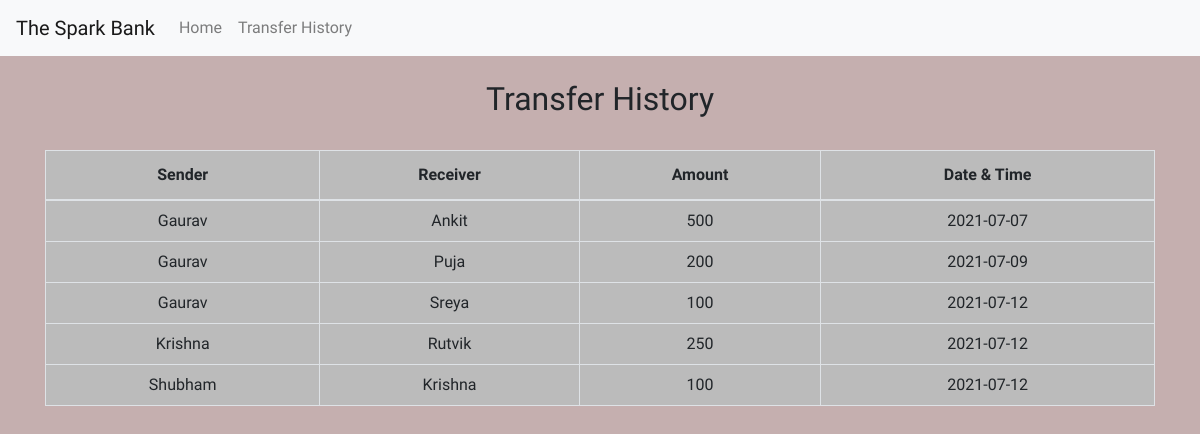
/transactionhistory.php, run on an earlier commit of the app's database.
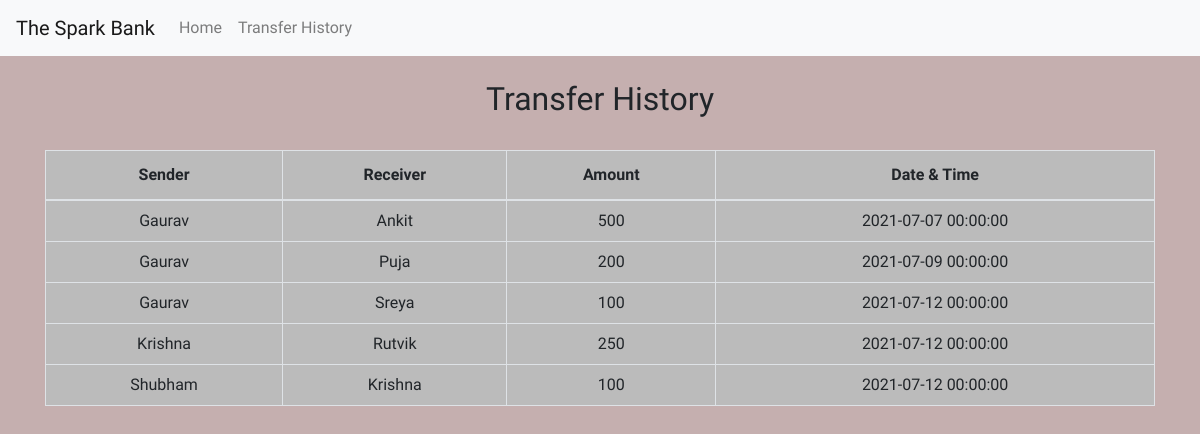
And on a later commit of the database.
### tables this page shows
CREATE TABLE `transaction` (
  `sno` int(5) NOT NULL,
  `sender` text NOT NULL,
  `receiver` text NOT NULL,
  `balance` int(9) NOT NULL,
  `datetime` datetime NOT NULL DEFAULT current_timestamp()
);

### transactionhistory.php (the view, shortened to what this page needs)
<!DOCTYPE html>
<html lang="en">
<head>
    <link rel="stylesheet" href="https://stackpath.bootstrapcdn.com/bootstrap/4.5.2/css/bootstrap.min.css">
</head>
<body>
<?php
  include 'components/navbar.php';
?>
	<div class="container">
        <h2 class="text-center pt-4">Transfer History</h2>
       <br>
       <div class="table-responsive-sm">
    <table class="table table-hover table-striped table-condensed table-bordered">
        <thead>
            <tr>
                <th class="text-center">Sender</th>
                <th class="text-center">Receiver</th>
                <th class="text-center">Amount</th>
                <th class="text-center">Date & Time</th>
            </tr>
        </thead>
        <tbody>
        <?php
            include 'config.php';
            $sql ="select * from transaction";
            $query =mysqli_query($conn, $sql);
            while($rows = mysqli_fetch_assoc($query))
            {
        ?>
            <tr>
            <td class="py-2"><?php echo $rows['sender']; ?></td>
            <td class="py-2"><?php echo $rows['receiver']; ?></td>
            <td class="py-2"><?php echo $rows['balance']; ?> </td>
            <td class="py-2"><?php echo $rows['datetime']; ?> </td>
        <?php
            }
        ?>
        </tbody>
    </table>
    </div>
</div>
</body>
</html>

### components/navbar.php (shortened to what this page needs)
<nav class="navbar navbar-expand-lg navbar-light bg-light">
    <a class="navbar-brand" href="#">The Spark Bank</a>
    <div class="collapse navbar-collapse" id="navbarText" >
        <ul class="navbar-nav mr-auto" style="justify-self:center;" >
            <li class="nav-item ">
                <a class="nav-link" href="index.php">Home <span class="sr-only">(current)</span></a>
            </li>
            <li class="nav-item">
                <a class="nav-link" href="transactionhistory.php">Transfer History</a>
            </li>
        </ul>
    </div>
</nav>

### transactionhistory.php (style rules this page uses)
body { font-family: 'Righteous', cursive; background-color: #6e393966; }
tr, td, th { text-align: center; background-color: rgb(187, 187, 187); }

### components/navbar.php (style rules this page uses)
nav { font-family: 'Righteous', cursive; }

What changed in the data, as far as the page shows it:
removed transaction: sender "Gaurav", receiver "Ankit", balance "500", datetime "2021-07-07"
removed transaction: sender "Gaurav", receiver "Puja", balance "200", datetime "2021-07-09"
removed transaction: sender "Gaurav", receiver "Sreya", balance "100", datetime "2021-07-12"
added transaction: sender "Gaurav", receiver "Ankit", balance "500", datetime "2021-07-07 00:00:00"
added transaction: sender "Gaurav", receiver "Puja", balance "200", datetime "2021-07-09 00:00:00"
added transaction: sender "Gaurav", receiver "Sreya", balance "100", datetime "2021-07-12 00:00:00"
changed transaction "Krishna": datetime "2021-07-12" → "2021-07-12 00:00:00"
changed transaction "Shubham": datetime "2021-07-12" → "2021-07-12 00:00:00"
